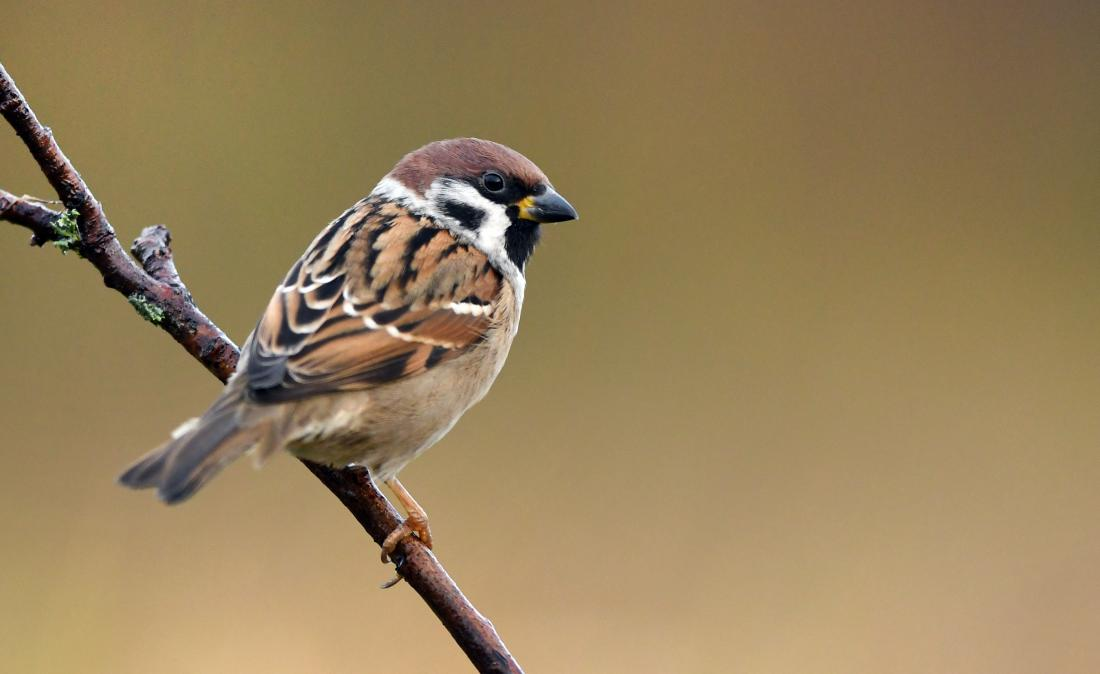
#> input picture bird.jpg, 1100 x 674 px
$ python -i cv_utilities.py   (imports and definitions only)
#> lines starting #> are read from the running program, lines starting #| are printed output that depends on the picture; after the words box and inside, x2 and y2 are one past the last pixel; in counts of white or black regions, pixels touching at a corner belong together
#> further down, picture is the input picture: shape (674, 1100, 3); mean B, G, R 91.1, 129.4, 151.6
import cv2
import io
import numpy as np
import random as rng


# [1 line not run here, left out]

# returns an image with bounding boxes draw around it
def get_bounding_boxes(image):

    threshold = 100

    # convert image to grayscale
    img_gray = cv2.cvtColor(image, cv2.COLOR_BGR2GRAY)
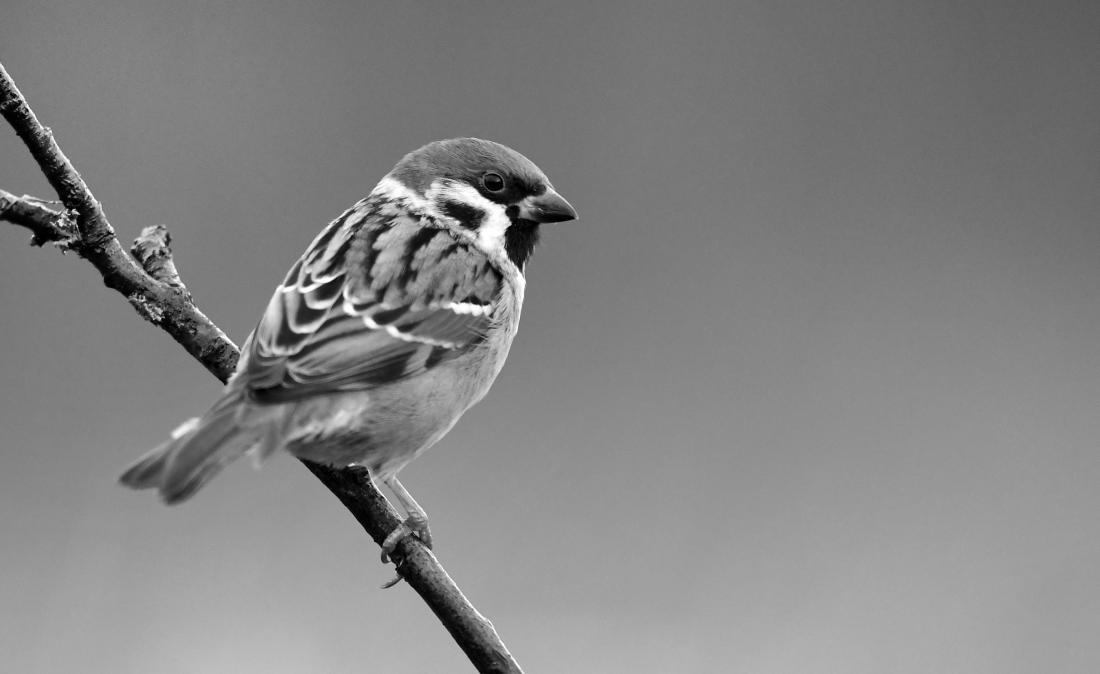
#> img_gray: shape (674, 1100); min 0, max 255, mean 131.7
    img_gray = cv2.blur(img_gray, (3,3))

    canny_output = cv2.Canny(img_gray, threshold, threshold * 2)
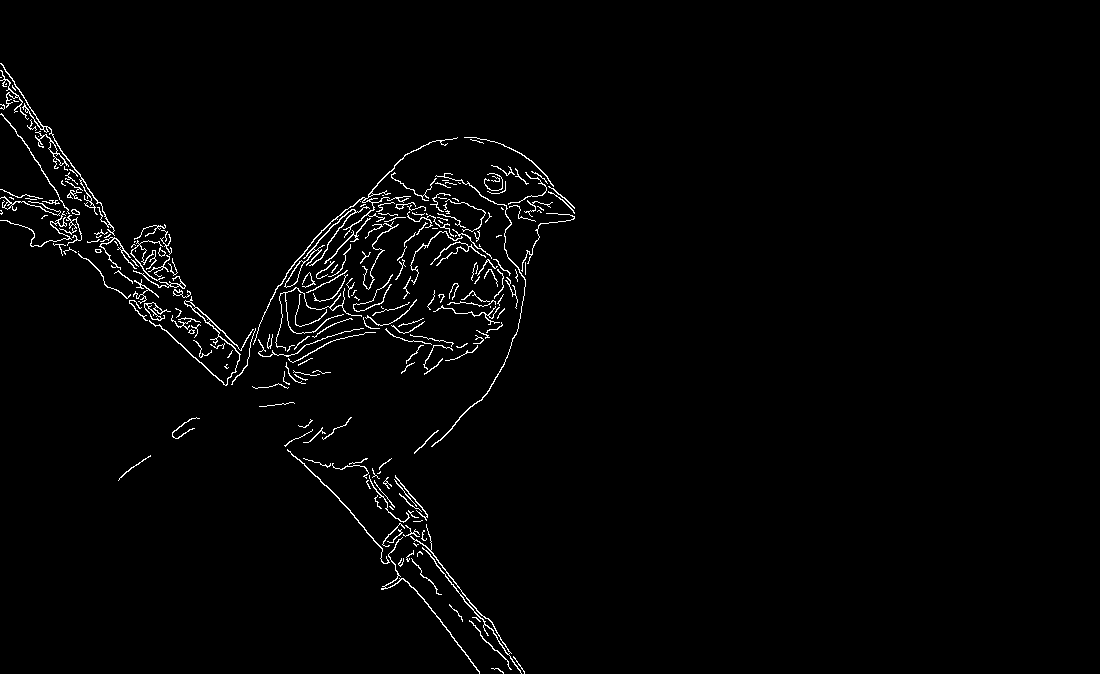
#> canny_output: shape (674, 1100); 1.8% white in thin lines or dots, all inside (x1, y1, x2, y2) = (0, 63, 575, 674)
    contours, _ = cv2.findContours(canny_output, cv2.RETR_TREE, cv2.CHAIN_APPROX_SIMPLE)
#> contours = 260 contours, 199 with area under 20; largest, box (x1, y1, x2, y2) and area: (284, 206, 370, 288) 296, (149, 296, 254, 386) 272, (253, 137, 458, 345) 182, (0, 63, 115, 236) 168, (410, 524, 522, 674) 168

    contours_poly = [None]*len(contours)
#> contours_poly = 260 items
    boundRect = [None]*len(contours)
#> boundRect = 260 items
    centers = [None]*len(contours)
#> centers = 260 items
    radius = [None]*len(contours)
#> radius = 260 items

    for i, c in enumerate(contours):
        contours_poly[i] = cv2.approxPolyDP(c, 3, True)
        boundRect[i] = cv2.boundingRect(contours_poly[i])
        centers[i], radius[i] = cv2.minEnclosingCircle(contours_poly[i])
#> this loop made 260 passes
#> c on pass 19: [[389, 506], [392, 509], [393, 509], [390, 506]]
#> after the loop, boundRect = 260 items, first 6: (491, 668, 13, 6), (513, 656, 12, 18), (469, 620, 43, 50), (472, 617, 9, 5), (449, 604, 14, 18), (411, 558, 31, 37); centers = 260 pairs, first value 0 to 561, second value 77 to 670.5; contours_poly = 260 contours, 187 with area under 20; largest, box (x1, y1, x2, y2) and area: (0, 63, 115, 236) 452, (149, 296, 254, 386) 418, (284, 208, 370, 287) 408, (253, 137, 458, 345) 303, (1, 113, 70, 214) 212; radius = 260 values, max 145.3 at index 242, min 0.0001 at index 81, mean 13.39

    for i in range(len(contours)):
        color = (rng.randint(0,256), rng.randint(0,256), rng.randint(0,256))
        cv2.drawContours(image, contours_poly, i, color)
        cv2.rectangle(image, (int(boundRect[i][0]), int(boundRect[i][1])), \
          (int(boundRect[i][0]+boundRect[i][2]), int(boundRect[i][1]+boundRect[i][3])), color, 2)
#> this loop made 260 passes
#> color on passes 1 to 3: (197, 215, 20), (132, 248, 207), (155, 244, 183)
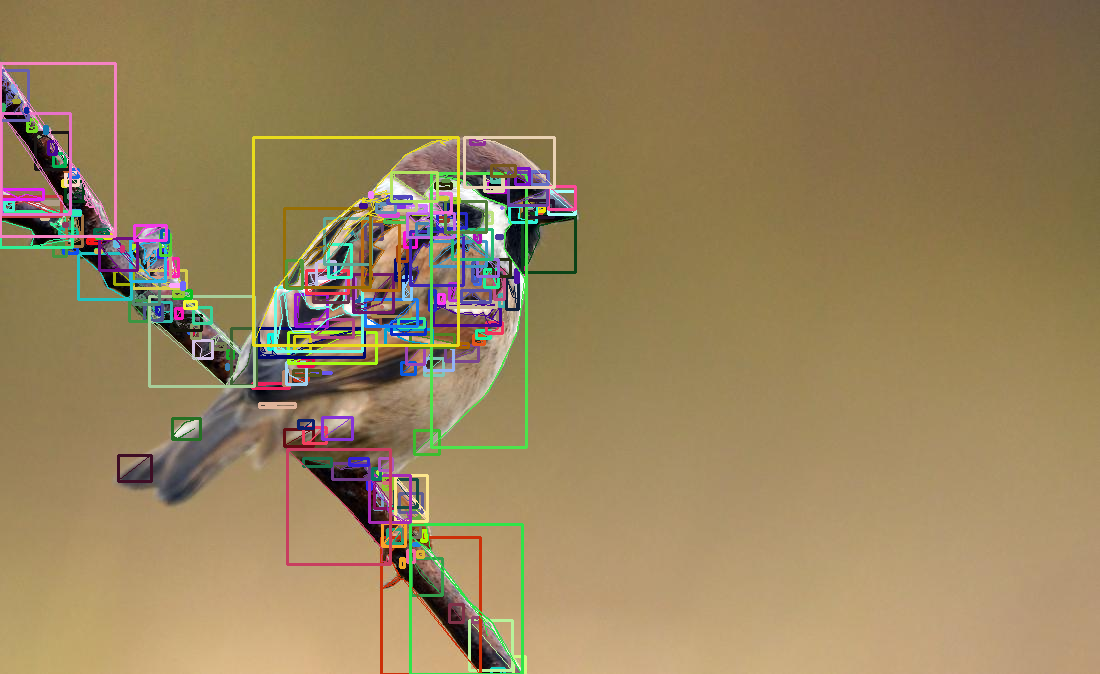
#> image: shape (674, 1100, 3); 7.49% of pixels changed, all inside (x1, y1, x2, y2) = (0, 62, 577, 674)


    return image


# preprocess an image before sending it to the model
def blur_background(frame):

    # begin by converting image to grayscale
    img_grayscale = cv2.cvtColor(frame, cv2.COLOR_BGR2GRAY)

    sharpening_kernel = np.array([
                        [0, -1, 0],
                        [-1, 5, -1],
                        [0, -1, 0]])

    image_blurred = cv2.medianBlur(frame, 5)
    image_sharpened = cv2.filter2D(src=image_blurred, ddepth=-1, kernel=sharpening_kernel)

    return image_sharpened

>>> import cv2
>>> picture = cv2.imread('bird.jpg')
>>> result = get_bounding_boxes(picture)
